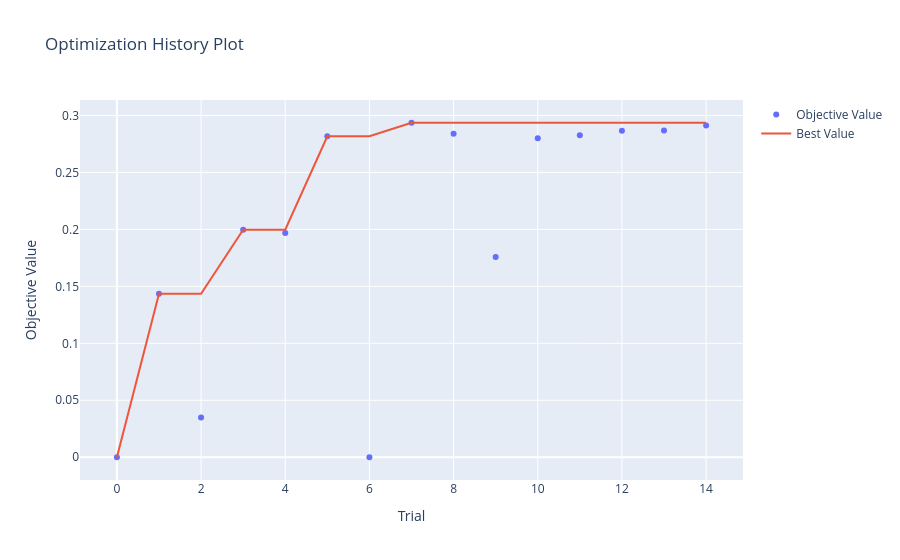
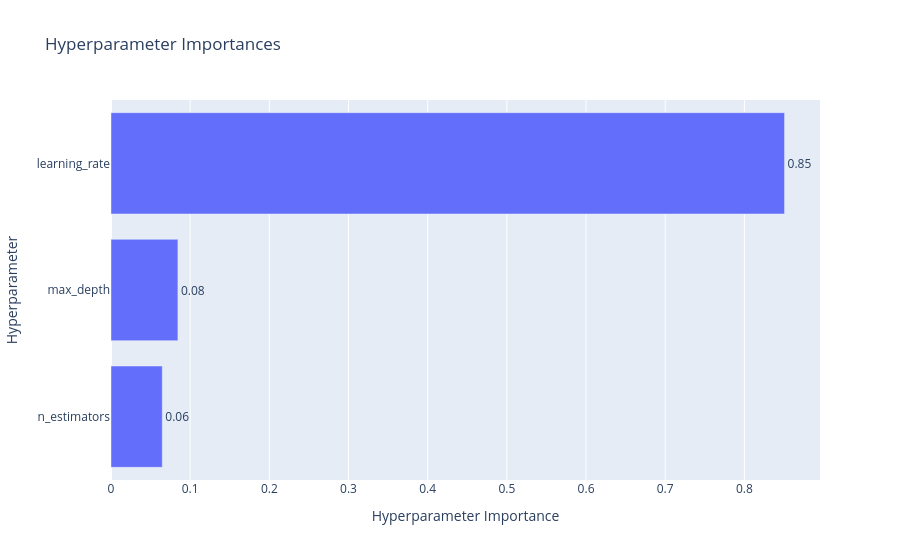
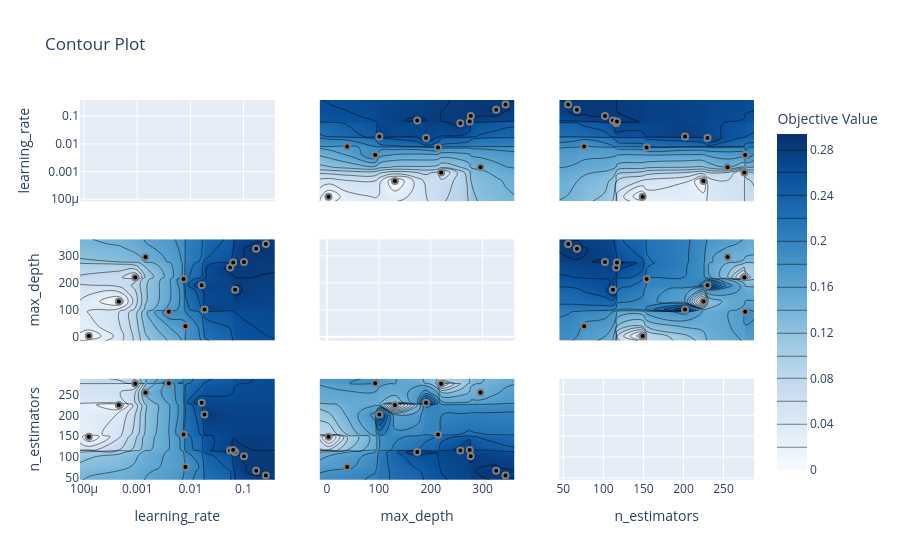

These figures' notebook cell, in order:
### Markdown cell above
### 1 - Modelo para o Sinal

### Code cell
study_1 = optuna.create_study(direction="maximize")
study_1.optimize(lambda trial: objective(trial, X_treino_sinal, y_treino), n_trials=15, show_progress_bar=True)

plot_optimization_history(study_1).show()
plot_param_importances(study_1).show()
plot_contour(study_1).show()

### Figure 1 — Plotly figure (JSON) as saved in the notebook; plotly's stock layout.template omitted (floating-point values rounded to 4 significant figures)
{"data": [{"mode": "markers", "name": "Objective Value", "type": "scatter", "x": [0, 1, 2, 3, 4, 5, 6, 7, 8, 9, 10, 11, 12, 13, 14], "y": [0, 0.1434, 0.03486, 0.1997, 0.1969, 0.2817, 0, 0.2936, 0.2839, 0.1757, 0.28, 0.2826, 0.2865, 0.2868, 0.2912]}, {"mode": "lines", "name": "Best Value", "type": "scatter", "x": [0, 1, 2, 3, 4, 5, 6, 7, 8, 9, 10, 11, 12, 13, 14], "y": [0, 0.1434, 0.1434, 0.1997, 0.1997, 0.2817, 0.2817, 0.2936, 0.2936, 0.2936, 0.2936, 0.2936, 0.2936, 0.2936, 0.2936]}, {"marker": {"color": "#cccccc"}, "mode": "markers", "name": "Infeasible Trial", "showlegend": false, "type": "scatter", "x": [], "y": []}], "layout": {"title": {"text": "Optimization History Plot"}, "xaxis": {"title": {"text": "Trial"}}, "yaxis": {"title": {"text": "Objective Value"}}}}

### Figure 2 — Plotly figure (JSON) as saved in the notebook; plotly's stock layout.template omitted (floating-point values rounded to 4 significant figures)
{"data": [{"cliponaxis": false, "hovertemplate": ["n_estimators (IntDistribution): 0.0647588081342439<extra></extra>", "max_depth (IntDistribution): 0.0845026887952422<extra></extra>", "learning_rate (FloatDistribution): 0.8507385030705139<extra></extra>"], "name": "Objective Value", "orientation": "h", "text": ["0.06", "0.08", "0.85"], "textposition": "outside", "type": "bar", "x": [0.06476, 0.0845, 0.8507], "y": ["n_estimators", "max_depth", "learning_rate"]}], "layout": {"title": {"text": "Hyperparameter Importances"}, "xaxis": {"title": {"text": "Hyperparameter Importance"}}, "yaxis": {"title": {"text": "Hyperparameter"}}}}

### Figure 3 — Plotly figure (JSON) as saved in the notebook; plotly's stock layout.template omitted (floating-point values rounded to 4 significant figures; data arrays with more than 128 entries replaced by an {"elided": "..."} marker saying what was removed)
{"data": [{"type": "scatter", "xaxis": "x", "yaxis": "y"}, {"colorbar": {"title": {"text": "Objective Value"}}, "colorscale": [[0, "rgb(247,251,255)"], [0.125, "rgb(222,235,247)"], [0.25, "rgb(198,219,239)"], [0.375, "rgb(158,202,225)"], [0.5, "rgb(107,174,214)"], [0.625, "rgb(66,146,198)"], [0.75, "rgb(33,113,181)"], [0.875, "rgb(8,81,156)"], [1, "rgb(8,48,107)"]], "connectgaps": true, "contours": {"coloring": "heatmap"}, "hoverinfo": "none", "line": {"smoothing": 1.3}, "reversescale": false, "showscale": true, "type": "contour", "x": [8.401e-05, 0.0001233, 0.0004519, 0.0009199, 0.001436, 0.003936, 0.007462, 0.008077, 0.01633, 0.01846, 0.05572, 0.06391, 0.06958, 0.1019, 0.1724, 0.263, 0.3858], "xaxis": "x4", "y": [-14.05, 3, 39, 93, 101, 131, 174, 191, 214, 220, 257, 275, 277, 296, 326, 344, 361.1], "yaxis": "y4", "z": {"elided": "17x17 float values"}}, {"marker": {"color": "black", "line": {"color": "Gray", "width": 2}}, "mode": "markers", "name": "Feasible Trial", "showlegend": false, "type": "scatter", "x": [0.0001233, 0.001436, 0.0009199, 0.007462, 0.003936, 0.01846, 0.0004519, 0.1724, 0.01633, 0.008077, 0.263, 0.1019, 0.06958, 0.05572, 0.06391], "xaxis": "x4", "y": [3, 296, 220, 214, 93, 101, 131, 326, 191, 39, 344, 277, 174, 257, 275], "yaxis": "y4"}, {"colorbar": {"title": {"text": "Objective Value"}}, "colorscale": [[0, "rgb(247,251,255)"], [0.125, "rgb(222,235,247)"], [0.25, "rgb(198,219,239)"], [0.375, "rgb(158,202,225)"], [0.5, "rgb(107,174,214)"], [0.625, "rgb(66,146,198)"], [0.75, "rgb(33,113,181)"], [0.875, "rgb(8,81,156)"], [1, "rgb(8,48,107)"]], "connectgaps": true, "contours": {"coloring": "heatmap"}, "hoverinfo": "none", "line": {"smoothing": 1.3}, "reversescale": false, "showscale": false, "type": "contour", "x": [8.401e-05, 0.0001233, 0.0004519, 0.0009199, 0.001436, 0.003936, 0.007462, 0.008077, 0.01633, 0.01846, 0.05572, 0.06391, 0.06958, 0.1019, 0.1724, 0.263, 0.3858], "xaxis": "x7", "y": [44.95, 56, 67, 76, 102, 112, 116, 117, 149, 154, 202, 225, 230, 255, 276, 277, 288.1], "yaxis": "y7", "z": {"elided": "17x17 float values"}}, {"marker": {"color": "black", "line": {"color": "Gray", "width": 2}}, "mode": "markers", "name": "Feasible Trial", "showlegend": false, "type": "scatter", "x": [0.0001233, 0.001436, 0.0009199, 0.007462, 0.003936, 0.01846, 0.0004519, 0.1724, 0.01633, 0.008077, 0.263, 0.1019, 0.06958, 0.05572, 0.06391], "xaxis": "x7", "y": [149, 255, 276, 154, 277, 202, 225, 67, 230, 76, 56, 102, 112, 116, 117], "yaxis": "y7"}, {"colorbar": {"title": {"text": "Objective Value"}}, "colorscale": [[0, "rgb(247,251,255)"], [0.125, "rgb(222,235,247)"], [0.25, "rgb(198,219,239)"], [0.375, "rgb(158,202,225)"], [0.5, "rgb(107,174,214)"], [0.625, "rgb(66,146,198)"], [0.75, "rgb(33,113,181)"], [0.875, "rgb(8,81,156)"], [1, "rgb(8,48,107)"]], "connectgaps": true, "contours": {"coloring": "heatmap"}, "hoverinfo": "none", "line": {"smoothing": 1.3}, "reversescale": false, "showscale": false, "type": "contour", "x": [-14.05, 3, 39, 93, 101, 131, 174, 191, 214, 220, 257, 275, 277, 296, 326, 344, 361.1], "xaxis": "x2", "y": [8.401e-05, 0.0001233, 0.0004519, 0.0009199, 0.001436, 0.003936, 0.007462, 0.008077, 0.01633, 0.01846, 0.05572, 0.06391, 0.06958, 0.1019, 0.1724, 0.263, 0.3858], "yaxis": "y2", "z": {"elided": "17x17 float values"}}, {"marker": {"color": "black", "line": {"color": "Gray", "width": 2}}, "mode": "markers", "name": "Feasible Trial", "showlegend": false, "type": "scatter", "x": [3, 296, 220, 214, 93, 101, 131, 326, 191, 39, 344, 277, 174, 257, 275], "xaxis": "x2", "y": [0.0001233, 0.001436, 0.0009199, 0.007462, 0.003936, 0.01846, 0.0004519, 0.1724, 0.01633, 0.008077, 0.263, 0.1019, 0.06958, 0.05572, 0.06391], "yaxis": "y2"}, {"type": "scatter", "xaxis": "x5", "yaxis": "y5"}, {"colorbar": {"title": {"text": "Objective Value"}}, "colorscale": [[0, "rgb(247,251,255)"], [0.125, "rgb(222,235,247)"], [0.25, "rgb(198,219,239)"], [0.375, "rgb(158,202,225)"], [0.5, "rgb(107,174,214)"], [0.625, "rgb(66,146,198)"], [0.75, "rgb(33,113,181)"], [0.875, "rgb(8,81,156)"], [1, "rgb(8,48,107)"]], "connectgaps": true, "contours": {"coloring": "heatmap"}, "hoverinfo": "none", "line": {"smoothing": 1.3}, "reversescale": false, "showscale": false, "type": "contour", "x": [-14.05, 3, 39, 93, 101, 131, 174, 191, 214, 220, 257, 275, 277, 296, 326, 344, 361.1], "xaxis": "x8", "y": [44.95, 56, 67, 76, 102, 112, 116, 117, 149, 154, 202, 225, 230, 255, 276, 277, 288.1], "yaxis": "y8", "z": {"elided": "17x17 float values"}}, {"marker": {"color": "black", "line": {"color": "Gray", "width": 2}}, "mode": "markers", "name": "Feasible Trial", "showlegend": false, "type": "scatter", "x": [3, 296, 220, 214, 93, 101, 131, 326, 191, 39, 344, 277, 174, 257, 275], "xaxis": "x8", "y": [149, 255, 276, 154, 277, 202, 225, 67, 230, 76, 56, 102, 112, 116, 117], "yaxis": "y8"}, {"colorbar": {"title": {"text": "Objective Value"}}, "colorscale": [[0, "rgb(247,251,255)"], [0.125, "rgb(222,235,247)"], [0.25, "rgb(198,219,239)"], [0.375, "rgb(158,202,225)"], [0.5, "rgb(107,174,214)"], [0.625, "rgb(66,146,198)"], [0.75, "rgb(33,113,181)"], [0.875, "rgb(8,81,156)"], [1, "rgb(8,48,107)"]], "connectgaps": true, "contours": {"coloring": "heatmap"}, "hoverinfo": "none", "line": {"smoothing": 1.3}, "reversescale": false, "showscale": false, "type": "contour", "x": [44.95, 56, 67, 76, 102, 112, 116, 117, 149, 154, 202, 225, 230, 255, 276, 277, 288.1], "xaxis": "x3", "y": [8.401e-05, 0.0001233, 0.0004519, 0.0009199, 0.001436, 0.003936, 0.007462, 0.008077, 0.01633, 0.01846, 0.05572, 0.06391, 0.06958, 0.1019, 0.1724, 0.263, 0.3858], "yaxis": "y3", "z": {"elided": "17x17 float values"}}, {"marker": {"color": "black", "line": {"color": "Gray", "width": 2}}, "mode": "markers", "name": "Feasible Trial", "showlegend": false, "type": "scatter", "x": [149, 255, 276, 154, 277, 202, 225, 67, 230, 76, 56, 102, 112, 116, 117], "xaxis": "x3", "y": [0.0001233, 0.001436, 0.0009199, 0.007462, 0.003936, 0.01846, 0.0004519, 0.1724, 0.01633, 0.008077, 0.263, 0.1019, 0.06958, 0.05572, 0.06391], "yaxis": "y3"}, {"colorbar": {"title": {"text": "Objective Value"}}, "colorscale": [[0, "rgb(247,251,255)"], [0.125, "rgb(222,235,247)"], [0.25, "rgb(198,219,239)"], [0.375, "rgb(158,202,225)"], [0.5, "rgb(107,174,214)"], [0.625, "rgb(66,146,198)"], [0.75, "rgb(33,113,181)"], [0.875, "rgb(8,81,156)"], [1, "rgb(8,48,107)"]], "connectgaps": true, "contours": {"coloring": "heatmap"}, "hoverinfo": "none", "line": {"smoothing": 1.3}, "reversescale": false, "showscale": false, "type": "contour", "x": [44.95, 56, 67, 76, 102, 112, 116, 117, 149, 154, 202, 225, 230, 255, 276, 277, 288.1], "xaxis": "x6", "y": [-14.05, 3, 39, 93, 101, 131, 174, 191, 214, 220, 257, 275, 277, 296, 326, 344, 361.1], "yaxis": "y6", "z": {"elided": "17x17 float values"}}, {"marker": {"color": "black", "line": {"color": "Gray", "width": 2}}, "mode": "markers", "name": "Feasible Trial", "showlegend": false, "type": "scatter", "x": [149, 255, 276, 154, 277, 202, 225, 67, 230, 76, 56, 102, 112, 116, 117], "xaxis": "x6", "y": [3, 296, 220, 214, 93, 101, 131, 326, 191, 39, 344, 277, 174, 257, 275], "yaxis": "y6"}, {"type": "scatter", "xaxis": "x9", "yaxis": "y9"}], "layout": {"title": {"text": "Contour Plot"}, "xaxis": {"anchor": "y", "domain": [0, 0.2889], "matches": "x7", "range": [-4.076, -0.4136], "showticklabels": false, "type": "log"}, "xaxis2": {"anchor": "y2", "domain": [0.3556, 0.6444], "matches": "x8", "range": [-14.05, 361.1], "showticklabels": false}, "xaxis3": {"anchor": "y3", "domain": [0.7111, 1], "matches": "x9", "range": [44.95, 288.1], "showticklabels": false}, "xaxis4": {"anchor": "y4", "domain": [0, 0.2889], "matches": "x7", "range": [-4.076, -0.4136], "showticklabels": false, "type": "log"}, "xaxis5": {"anchor": "y5", "domain": [0.3556, 0.6444], "matches": "x8", "range": [-14.05, 361.1], "showticklabels": false}, "xaxis6": {"anchor": "y6", "domain": [0.7111, 1], "matches": "x9", "range": [44.95, 288.1], "showticklabels": false}, "xaxis7": {"anchor": "y7", "domain": [0, 0.2889], "range": [-4.076, -0.4136], "title": {"text": "learning_rate"}, "type": "log"}, "xaxis8": {"anchor": "y8", "domain": [0.3556, 0.6444], "range": [-14.05, 361.1], "title": {"text": "max_depth"}}, "xaxis9": {"anchor": "y9", "domain": [0.7111, 1], "range": [44.95, 288.1], "title": {"text": "n_estimators"}}, "yaxis": {"anchor": "x", "domain": [0.7333, 1], "range": [-4.076, -0.4136], "title": {"text": "learning_rate"}, "type": "log"}, "yaxis2": {"anchor": "x2", "domain": [0.7333, 1], "matches": "y", "range": [-4.076, -0.4136], "showticklabels": false, "type": "log"}, "yaxis3": {"anchor": "x3", "domain": [0.7333, 1], "matches": "y", "range": [-4.076, -0.4136], "showticklabels": false, "type": "log"}, "yaxis4": {"anchor": "x4", "domain": [0.3667, 0.6333], "range": [-14.05, 361.1], "title": {"text": "max_depth"}}, "yaxis5": {"anchor": "x5", "domain": [0.3667, 0.6333], "matches": "y4", "range": [-14.05, 361.1], "showticklabels": false}, "yaxis6": {"anchor": "x6", "domain": [0.3667, 0.6333], "matches": "y4", "range": [-14.05, 361.1], "showticklabels": false}, "yaxis7": {"anchor": "x7", "domain": [0, 0.2667], "range": [44.95, 288.1], "title": {"text": "n_estimators"}}, "yaxis8": {"anchor": "x8", "domain": [0, 0.2667], "matches": "y7", "range": [44.95, 288.1], "showticklabels": false}, "yaxis9": {"anchor": "x9", "domain": [0, 0.2667], "matches": "y7", "range": [44.95, 288.1], "showticklabels": false}}}
